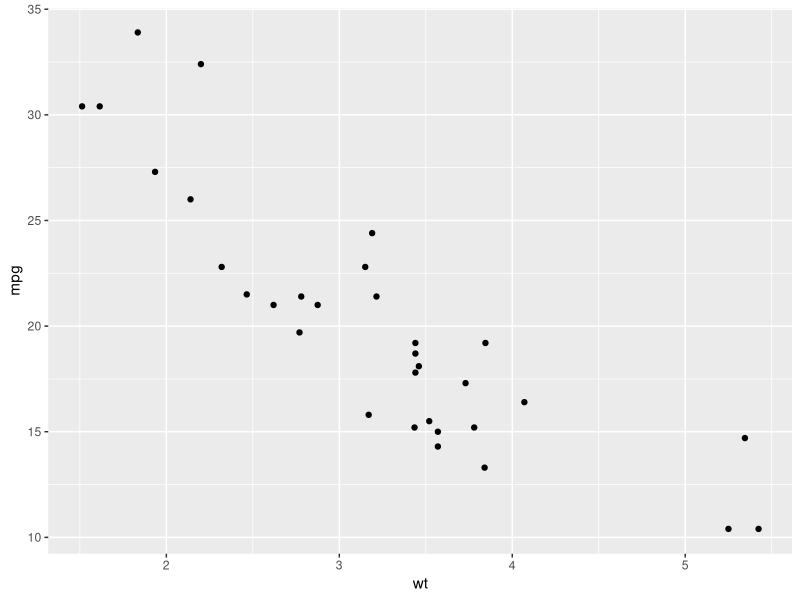
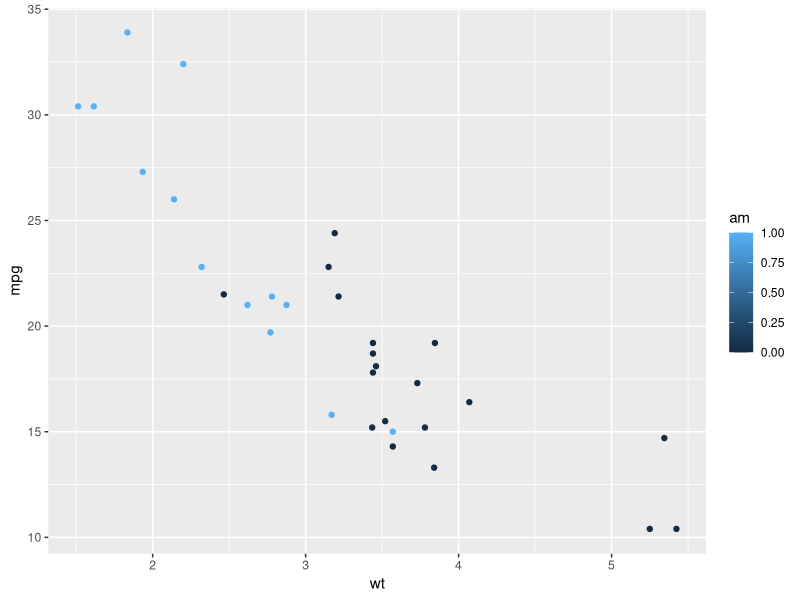
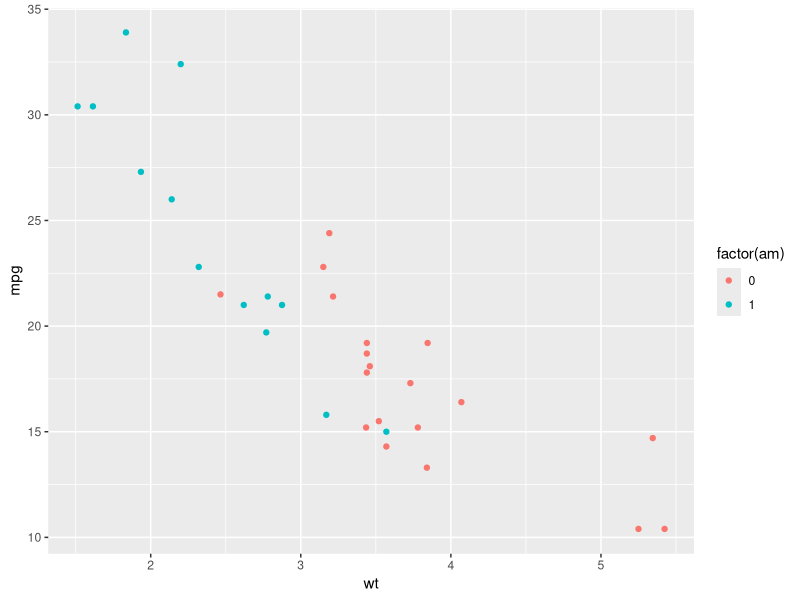

Write the R code that produced these figures, in order.
## ---- chunk 1
knitr::opts_chunk$set(echo = TRUE, error = TRUE,
                      fig.width = 6, fig.height = 4)
## ---- chunk 2
library(tidyverse)
ggplot(mtcars, aes(x = wt, y = mpg)) + 
  geom_point()
## ---- chunk 3
ggplot(mtcars, aes(x = wt, y = mpg, color = am)) + 
  geom_point()
## ---- chunk 4
ggplot(mtcars, aes(x = wt, y = mpg, color = factor(am))) + 
  geom_point()
